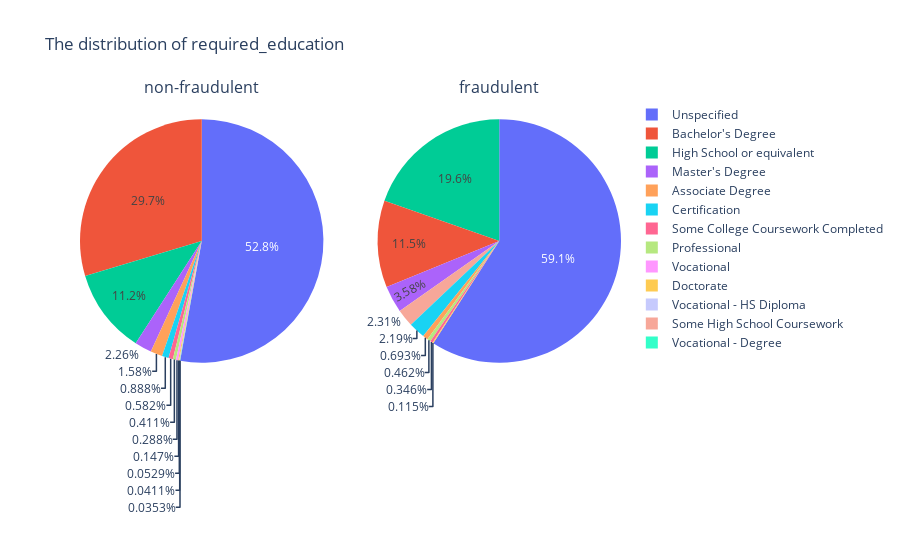

Notebook code cell kept with this figure:
### Code cell
plot_cat_feature_distribution('required_education')

### Figure 1 — Plotly figure (JSON) as saved in the notebook; plotly's stock layout.template omitted (floating-point values rounded to 4 significant figures)
{"data": [{"domain": {"x": [0, 0.45], "y": [0, 1]}, "labels": ["Unspecified", "Bachelor's Degree", "High School or equivalent", "Master's Degree", "Associate Degree", "Certification", "Some College Coursework Completed", "Professional", "Vocational", "Doctorate", "Vocational - HS Diploma", "Some High School Coursework", "Vocational - Degree"], "type": "pie", "values": [8990, 5045, 1910, 385, 268, 151, 99, 70, 49, 25, 9, 7, 6]}, {"domain": {"x": [0.55, 1], "y": [0, 1]}, "labels": ["Unspecified", "High School or equivalent", "Bachelor's Degree", "Master's Degree", "Some High School Coursework", "Certification", "Associate Degree", "Professional", "Some College Coursework Completed", "Doctorate"], "type": "pie", "values": [512, 170, 100, 31, 20, 19, 6, 4, 3, 1]}], "layout": {"annotations": [{"font": {"size": 16}, "showarrow": false, "text": "non-fraudulent", "x": 0.225, "xanchor": "center", "xref": "paper", "y": 1, "yanchor": "bottom", "yref": "paper"}, {"font": {"size": 16}, "showarrow": false, "text": "fraudulent", "x": 0.775, "xanchor": "center", "xref": "paper", "y": 1, "yanchor": "bottom", "yref": "paper"}], "title": {"text": "The distribution of required_education"}}}
